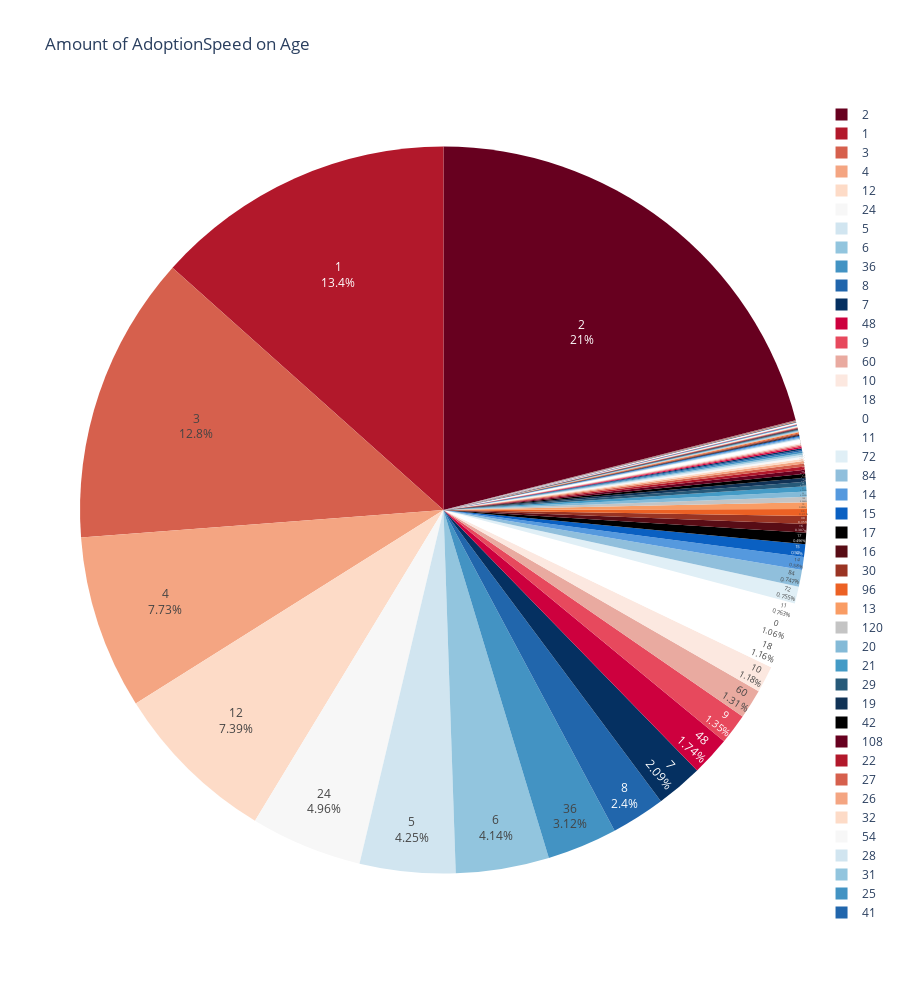

The notebook cell saved with this chart:
### Code cell
fig = px.pie(df, values="AdoptionSpeed", names="Age", title="Amount of AdoptionSpeed on Age", height=1000, color_discrete_sequence=px.colors.sequential.RdBu)
fig.update_traces(textposition='inside', textinfo='percent+label').show()

### Figure 1 — Plotly figure (JSON) as saved in the notebook; plotly's stock layout.template omitted (floating-point values rounded to 4 significant figures; data arrays with more than 128 entries replaced by an {"elided": "..."} marker saying what was removed)
{"data": [{"domain": {"x": [0, 1], "y": [0, 1]}, "hovertemplate": "Age=%{label}<br>AdoptionSpeed=%{value}<extra></extra>", "labels": {"elided": "14993 int values"}, "legendgroup": "", "name": "", "showlegend": true, "textinfo": "percent+label", "textposition": "inside", "type": "pie", "values": {"elided": "14993 int values"}}], "layout": {"height": 1000, "legend": {"tracegroupgap": 0}, "piecolorway": ["rgb(103,0,31)", "rgb(178,24,43)", "rgb(214,96,77)", "rgb(244,165,130)", "rgb(253,219,199)", "rgb(247,247,247)", "rgb(209,229,240)", "rgb(146,197,222)", "rgb(67,147,195)", "rgb(33,102,172)", "rgb(5,48,97)"], "title": {"text": "Amount of AdoptionSpeed on Age"}}}
